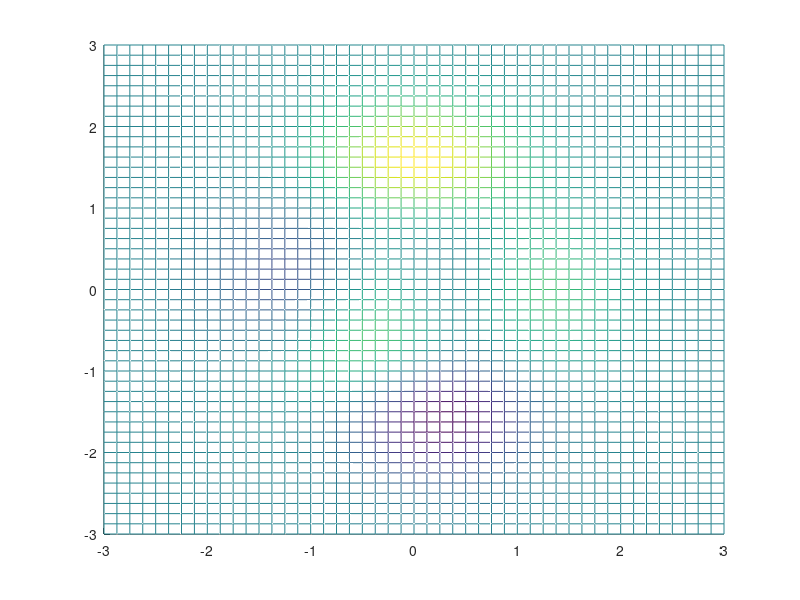

Write the MATLAB code that produced this figure. (Note: this script raises an error after producing the figure.)
% Purpose: Use the particle swarm optimization PSO algorithm to find the maximum value of the three-dimensional function
clc; clear; close all;

num = 128;% number of individuals in the flock
c1 = 2; c2 = 2; %c1 c2 = learning factor (non-negative constant)
w = 0.8; % inertia factor (non-negative)
alpha = 0.4; % constraint factor = weight to control speed
v_limit = 0.2;% speed limit

%Step2=Initialize the solving function
[fun_x, fun_y, fun_z] = peaks; % PEAKS is a function of two variables, obtained by translating and scaling Gaussian distributions, which is useful for demonstrating MESH, SURF, PCOLOR, CONTOUR, etc.
figure(1);
hold on;
meshc(fun_x, fun_y, fun_z);

%Step3=Use PSO to solve the maximum value of the function
particle = zeros(num, 5);% a group of particles per row = [number position x position y velocity x velocity y]
pi = zeros(num, 3); % individual historical optimal each row = [number position x position y] (each individual has a historical best and historical best with memory = best so far, including the past status)
pg = zeros(1, 2); % group history is optimal each row = [position x position y] (there is only one for the entire particle swarm)
pg(1) = -3 + 6*rand(1,1); %x=-3~3
pg(2) = -3 + 6*rand(1,1);%y=-3~3
% Give the initial value of the particle swarm (random position and speed of each particle)
for i = 1: 1: num
    % per particle
    particle(i,1) = i; %Number
    particle(i,2) = -3+6*rand(1,1); %x=-3~3
    particle(i,3) = -3+6*rand(1,1); %y=-3~3
    particle(i,4) = -v_limit+v_limit*2*rand(1,1);%vx=-v_limit~v_limit
    particle(i,5) = -v_limit+v_limit*2*rand(1,1);%vy=-v_limit~v_limit
    % Individual History Best
    pi(i,1) = particle(i,1); %Number
    pi(i,2) = particle(i,2);%x
    pi(i,3) = particle(i,3);%y
    % group historical optimal initial value
    if GetFitness( particle(i,2:3) ) > GetFitness( pg )
        pg = particle(i,2:3);
    end
end
% Display of the initial situation
figure(1);
hold on;
plot_x = particle(:,2);
plot_y = particle(:,3);
plot_z = FuncCalculate(plot_x, plot_y);
plot3(plot_x , plot_y , plot_z , '*r');% particle position
axis([-3,3 , -3,3]);
hold off;

% prepare avi animation
aviObj = VideoWriter('Particle Swarm Optimizer.avi');% save as avi
aviObj.FrameRate = 5;
open(aviObj);

for cycle=1:1:100% particle swarm movement times
    tmp_pg = pg; % group optimal
% The movement of each particle should be parallel, so the refreshed group history optimization should not affect the movement of this round
% For each particle PSO motion is based on pg
% Refresh pg after all particle motions are over

    for i = 1: 1: num% each particle
        %1) Particle operation (see: Particle Swarm Optimization Algorithm Li Aiguo, Qin Zheng, Bao Fumin, He Shengping Equations 3 and 4)
        v_id = particle(i,4:5); %i particle velocity=(v_x v_y)
        x_id = particle(i,2:3); %i particle position=(x_x x_y)
        p_id = pi(i, 2:3); %the individual historical optimal position of the i particle
        
        r1 = rand(1,1);%r1,r2 are random numbers between [0,1]
        r2 = rand(1,1);
        
        v_id = w*v_id + c1*r1*(p_id-x_id) + c2*r2*(pg-x_id);
        x_id = x_id + alpha*v_id;
        
        %2) Adjustment for out-of-bounds particles: on the reflection boundary = the speed does not change the direction is reversed
        if ( x_id(1)>3 && v_id(1)>0 ) || ( x_id(1)<-3 && v_id(1)<0 )% x+ or x- direction out of bounds
            x_id = x_id - alpha*v_id;% restore the previous position
            v_id(1) = -v_id(1); %Invert the speed in the direction of x
            x_id = x_id + alpha*v_id;% and then move
        end
        if ( x_id(2)>3 && v_id(2)>0 ) || ( x_id(2)<-3 && v_id(1)<0 )%y+ or y-direction out of bounds
            x_id = x_id - alpha*v_id;% restore the previous position
            v_id(2) = -v_id(2); %Inverse the speed in the y direction
            x_id = x_id + alpha*v_id;% and then move
        end
        
        %3) Particle motion % refresh the position and speed of the particle
        particle(i,2:3) = x_id;
        particle(i,4:5) = v_id;
        % refresh individual history optimal
        if GetFitness( particle(i,2:3) ) > GetFitness( pi(i,2:3) )
            pi(i,2:3) = particle(i,2:3);
        end
        % refresh group history best
        if GetFitness( particle(i,2:3) ) > GetFitness( tmp_pg )
            tmp_pg = particle(i,2:3);%tmp_pg does not affect the subsequent particle judgment in this round
        end
    end
    pg=tmp_pg;
    
% Visualize the current result
    figure(2);
	%Function image
    meshc(fun_x, fun_y, fun_z);
    hold on;
% distribution of each particle
    plot_x = particle(:,2);
    plot_y = particle(:,3);
    plot_z = FuncCalculate(plot_x, plot_y);
    plot3( plot_x , plot_y , plot_z , '*r');% particle position
    axis([-3,3 , -3,3]);
    hold off;
    % write avi animation
    writeVideo(aviObj,getframe(gcf));
end
% save avi animation
close(aviObj);

% The final result is displayed
figure(3);
meshc(fun_x, fun_y, fun_z);% function image
hold on;
plot_x=particle(:,2);
plot_y=particle(:,3);
plot_z=FuncCalculate(plot_x, plot_y);
plot3( plot_x , plot_y , plot_z , '*r');% particle position
axis([-3,3 , -3,3]);
hold off;